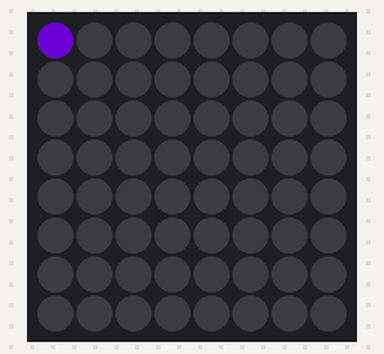
Recording of a program running on a simulated Raspberry Pi (BCM pin numbers) with a Sense HAT. Shown: the Sense HAT's 8×8 RGB LED matrix. Dim RGB values are drawn brighter than linear; random numbers come from a fixed seed.

Above: at 0.1 s.
At 4.1 s:
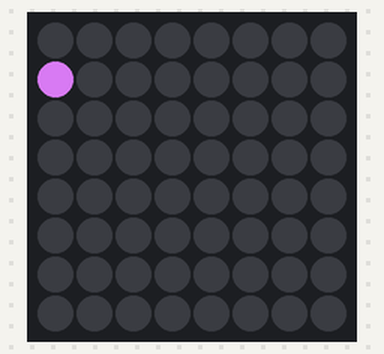
At 7.6 s:
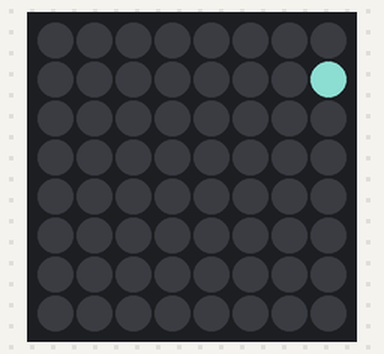
At 15.6 s:
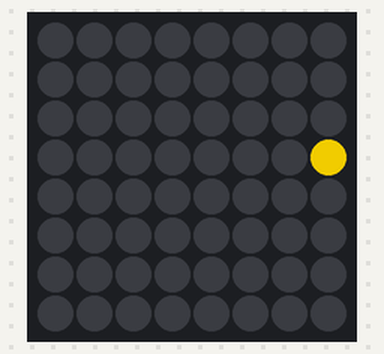
At 23.6 s:
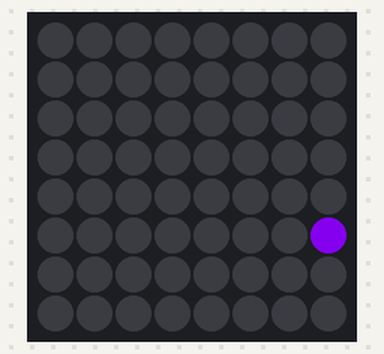
At 31.6 s:
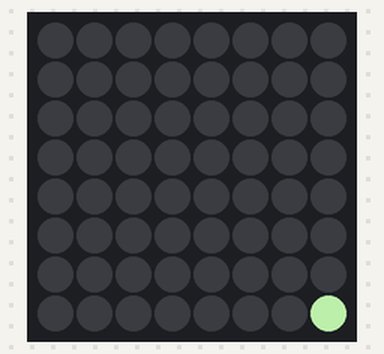

Measured:
- what the display in image 1 shows lasts 0.5 s, from 4.0 s to 4.5 s
- what the display in image 5 shows lasts 2.5 s, from 31.6 s to 34.1 s

The program:

pixalator.py
```python
from sense_hat import SenseHat
from time import time, sleep
import os
import sys
from random import randint


R = 7 #rows
C = 7 #columns
Clear = True

def get_random_color():
    random_red = randint(0, 255)
    random_green = randint(0, 255)
    random_blue = randint(0, 255)

    return (random_red, random_green, random_blue)

# Make an instance of SenseHat
sense = SenseHat()
sense.set_imu_config(False, False, False)

# Endless loop
while True:
    try:
        x_pos = 0
        y_pos = 0

        while (y_pos <= R):
            if Clear:
                sense.clear()

            sense.set_pixel(x_pos, y_pos, get_random_color())
            sleep(0.5)

            y_pos = (y_pos + 1) if (x_pos + 1 == C + 1) else (y_pos)
            x_pos = (x_pos + 1) if (x_pos + 1 <= C) else (0)

        sleep(2)
        sense.clear()

    except (KeyboardInterrupt, SystemExit):
        print('Stop')
        sense.clear()
        
```
